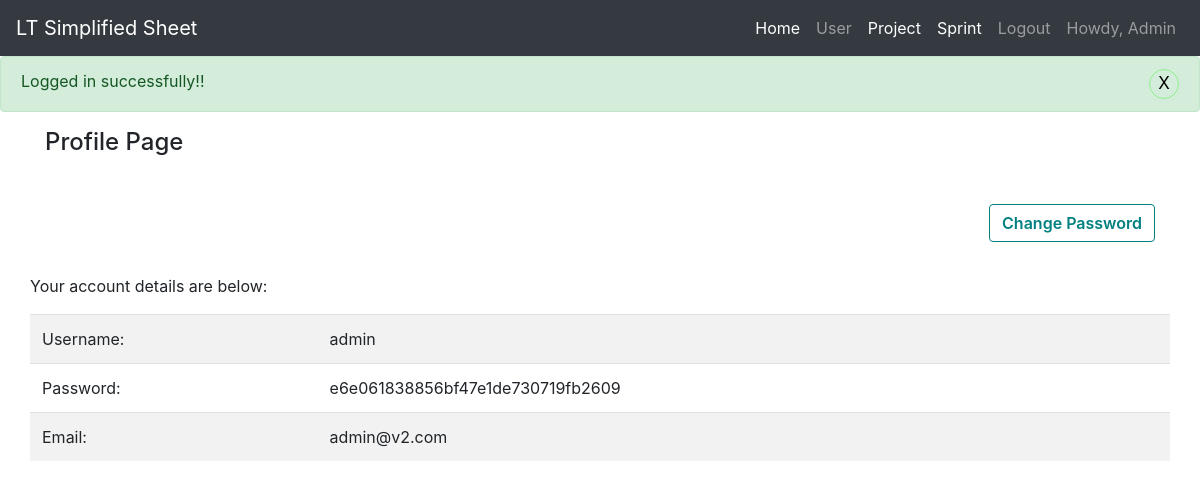
The page /profile.php (signed in) on the database its author committed.
### tables this page shows
CREATE TABLE `user_accounts` (
  `id` int(11) NOT NULL,
  `username` varchar(50) NOT NULL,
  `password` varchar(255) NOT NULL,
  `email` varchar(100) NOT NULL,
  `role` smallint(25) NOT NULL,
  `status` smallint(25) NOT NULL DEFAULT 1
);

### includes/function.php (called while the page is built, shortened)
<?php
function tep_db_input($string, $link = 'db_link')
{
  global $$link;
  return mysqli_real_escape_string($$link, $string);
}
function tep_db_fetch_array($db_query)
{
  return mysqli_fetch_array($db_query, MYSQLI_ASSOC);
}
function tep_db_query($query, $link = 'db_link')
{
  global $$link;
  $result = mysqli_query($$link, $query) or tep_db_error($query, mysqli_errno($$link), mysqli_error($$link));
  return $result;
}

### profile.php (the view, shortened to what this page needs)
<?php
include('includes/header.php');
$stmt = tep_db_query("SELECT password, email FROM user_accounts WHERE id = '" . tep_db_input($_SESSION['loginuser']['id']) ."'");
$data = tep_db_fetch_array($stmt);
?>
<div class="container">
    <div class="row mb-3 mt-3">
        <div class="col">
            <h4>Profile Page</h4>
        </div>
    </div>
    <div class="row text-right">
        <div class="col-12 text-right">
            <a href="change_password.php?user_id=<?php echo $_SESSION['loginuser']['id'];?>" class="btn" role="button">Change Password</a>
        </div>
    </div>
    <div class="row mb-3 mt-3">
        <p>Your account details are below:</p>
        <table class="table table-striped">
            <tr>
                <td>Username:</td>
                <td><?= $_SESSION['loginuser']['name'] ?></td>
            </tr>
            <tr>
                <td>Password:</td>
                <td><?= $data['password'] ?></td>
            </tr>
            <tr>
                <td>Email:</td>
                <td><?= $data['email'] ?></td>
            </tr>
        </table>
    </div>
</div>
<?php
include_once('includes/footer.php');
?>

### css/style.css (style rules this page uses)
.btn { transition: all 0.5s ease; color: #008080; font-weight: 600; background-color: #fff; border: 1px solid #008080; margin-top: 1.5em; margin-bottom: 1em; }

### rows shown on the page
user_accounts: password "e6e061838856bf47e1de730719fb2609", email "admin@v2.com"

### other values the page prints
$_SESSION['loginuser']['name'] "Admin"
$_SESSION['success'] "Logged in successfully!!"
$_SESSION['loginuser']['name'] "admin"
